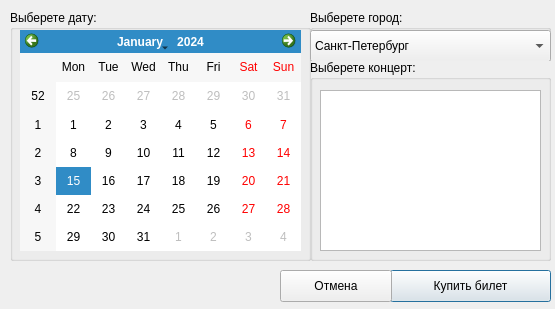
<?xml version="1.0" encoding="UTF-8"?>
<ui version="4.0">
 <class>buy_tickets</class>
 <widget class="QDialog" name="buy_tickets">
  <property name="geometry">
   <rect>
    <x>0</x>
    <y>0</y>
    <width>555</width>
    <height>309</height>
   </rect>
  </property>
  <property name="windowTitle">
   <string>Dialog</string>
  </property>
  <widget class="QGroupBox" name="groupBox">
   <property name="geometry">
    <rect>
     <x>10</x>
     <y>10</y>
     <width>301</width>
     <height>251</height>
    </rect>
   </property>
   <property name="title">
    <string>Выберете дату:</string>
   </property>
   <widget class="QCalendarWidget" name="calendarWidget">
    <property name="geometry">
     <rect>
      <x>10</x>
      <y>20</y>
      <width>281</width>
      <height>221</height>
     </rect>
    </property>
   </widget>
  </widget>
  <widget class="QGroupBox" name="groupBox_2">
   <property name="geometry">
    <rect>
     <x>310</x>
     <y>10</y>
     <width>241</width>
     <height>51</height>
    </rect>
   </property>
   <property name="title">
    <string>Выберете город:</string>
   </property>
   <widget class="QComboBox" name="comboBox">
    <property name="geometry">
     <rect>
      <x>0</x>
      <y>20</y>
      <width>241</width>
      <height>32</height>
     </rect>
    </property>
    <item>
     <property name="text">
      <string>Санкт-Петербург</string>
     </property>
    </item>
   </widget>
  </widget>
  <widget class="QGroupBox" name="groupBox_3">
   <property name="geometry">
    <rect>
     <x>310</x>
     <y>60</y>
     <width>241</width>
     <height>201</height>
    </rect>
   </property>
   <property name="title">
    <string>Выберете концерт:</string>
   </property>
   <widget class="QListWidget" name="listWidget">
    <property name="geometry">
     <rect>
      <x>10</x>
      <y>30</y>
      <width>221</width>
      <height>161</height>
     </rect>
    </property>
   </widget>
  </widget>
  <widget class="QPushButton" name="pushButton">
   <property name="geometry">
    <rect>
     <x>390</x>
     <y>270</y>
     <width>161</width>
     <height>32</height>
    </rect>
   </property>
   <property name="text">
    <string>Купить билет</string>
   </property>
  </widget>
  <widget class="QPushButton" name="pushButton_2">
   <property name="geometry">
    <rect>
     <x>280</x>
     <y>270</y>
     <width>112</width>
     <height>32</height>
    </rect>
   </property>
   <property name="text">
    <string>Отмена</string>
   </property>
  </widget>
 </widget>
 <resources/>
 <connections/>
</ui>
